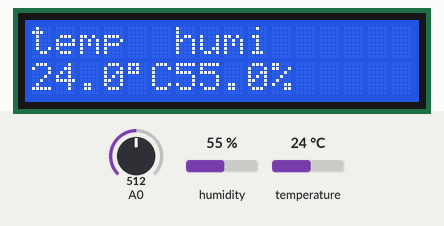
Simulated run of this sketch. Board: ESP8266 (NodeMCU). Shown: 16×2 character LCD. Inputs (shaded band) come from the test bench; at power-on: humidity 55 %, A0 = 512, temperature 24 °C. WiFi joins after 1.5 s; servers stay silent unless stated; uploads are accepted with an empty reply; the Firebase database answers and starts empty; what the sketch prints to the serial monitor is not drawn.

Above: at 4.7 s.
4.8 s: humidity set to 22 %
At 8.8 s:
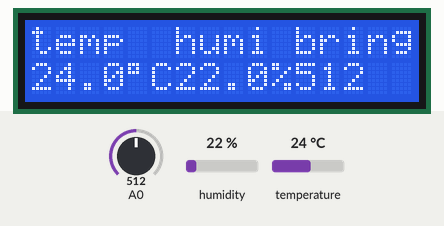
9.1 s: A0 set to 716
At 12.2 s:
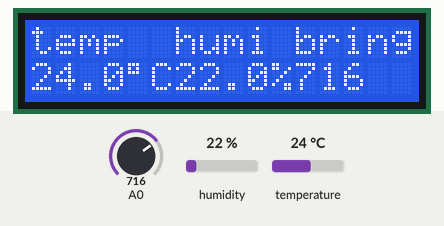
12.7 s: temperature set to 12 °C
At 14.8 s:
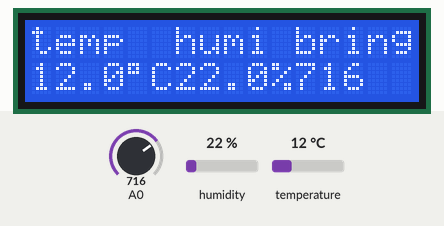
15.4 s: A0 set to 900
At 18.5 s:
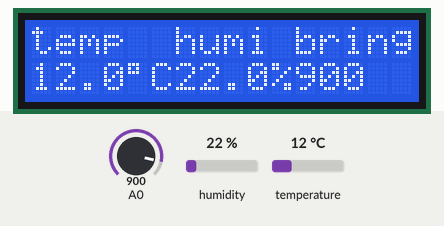
19.3 s: humidity set to 40 %
At 21.7 s:
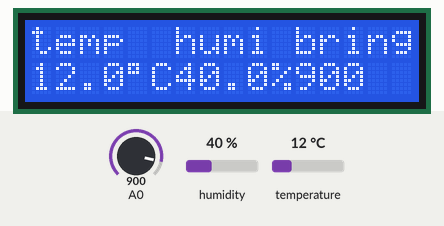
22.2 s: A0 set to 1023
At 24.9 s:
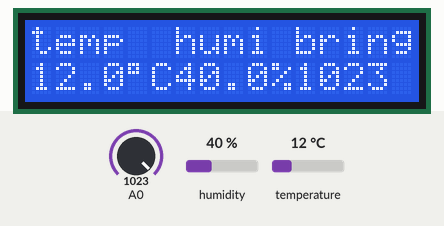
Timing chart, 0 to 26.4 s (numbered marks = the images above; inputs shaded):
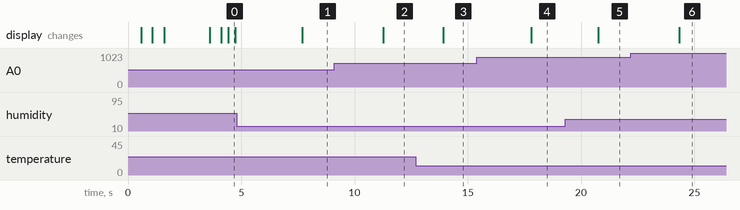

The sketch:

DBbeat.ino
```cpp
#include <Wire.h>
#include <LiquidCrystal_I2C.h>
#include <ESP8266WiFi.h>
#include <FirebaseArduino.h>
#include <DHT.h>
#include <ESP8266WiFiMulti.h>
#include <ESP8266HTTPClient.h>

ESP8266WiFiMulti WiFiMulti;
//sleep
#define SECONDS_DS(seconds) ((seconds)*1000000UL)

//finger


// Config Firebase
#define FIREBASE_HOST "dbms60.firebaseio.com"
#define FIREBASE_AUTH "PuZYC0iRtZEKP1BRgCfNVxhz88i4vMpDs7Sert58"

// Config connect WiFi
//#define WIFI_SSID "Connectify-std"
//#define WIFI_PASSWORD "123456789z"

#define WIFI_SSID "SoKenYo"
#define WIFI_PASSWORD "1234567890"

// Config DHT
#define DHTPIN D3
#define DHTTYPE DHT22

// Set the LCD address to 0x27 in PCF8574 by NXP and Set to 0x3F in PCF8574A
LiquidCrystal_I2C lcd(0x3F, 16, 2);

String name;
DHT dht(DHTPIN, DHTTYPE);
int count = 1;
int fail =1;

void setup() {
  Serial.begin(115200);
  Serial.println("Setup...");
  lcd.begin();
  //lcd.backlight();
  Serial.begin(9600);

  WiFi.mode(WIFI_STA);
  // connect to wifi.
  WiFi.begin(WIFI_SSID, WIFI_PASSWORD);
  Serial.print("connecting");
  lcd.setCursor(0, 0);
  lcd.print("Connecting");

  while (WiFi.status() != WL_CONNECTED) {
    Serial.print(".");
    lcd.print(".");
    delay(500);
  }
  Serial.println();
  Serial.print("connected: ");
  Serial.println(WiFi.localIP());
  lcd.setCursor(0, 1);
  lcd.print("IP:");lcd.print(WiFi.localIP());


  Firebase.begin(FIREBASE_HOST, FIREBASE_AUTH);
  dht.begin();
  delay(2000);
  lcd.clear();
}

void loop() {
  // Read temp & Humidity for DHT22
  int b = analogRead(A0);
  float h = dht.readHumidity();
  float t = dht.readTemperature();
  Serial.println(count);
  if (isnan(h) || isnan(t)) {
    Serial.println("Failed to read from DHT sensor!");
    lcd.setCursor(0, 0);
    lcd.print("Failed to read from DHT sensor!");

    delay(500);
    lcd.clear();
    return;
  }

    if ((WiFiMulti.run() == WL_CONNECTED)) {
    HTTPClient http;
    String url = "http://dbms60.ga/upload.php?temp="+String(t)+String("&humi=")+String(h)+String("&bring=")+String(b);
    Serial.println(url);
    http.begin(url); //HTTP

    int httpCode = http.GET();
    if (httpCode > 0) {
    Serial.printf("[HTTP] GET... code: %d\n", httpCode);
    if (httpCode == HTTP_CODE_OK) {
    String payload = http.getString();
    Serial.println(payload);
    }
    } else {
    Serial.printf("[HTTP] GET... failed, error: %s\n", http.errorToString(httpCode).c_str());
    }
    http.end();
    }

  // append a new value to /temperature
   Firebase.setFloat("DHT22/temp", t);
  if (Firebase.failed()) {
      Serial.print("pushing /temperature failed:");
      Serial.println(Firebase.error());
      return;
  }
  Serial.print("pushed: /temperature/");
  Serial.println(Firebase.getFloat("DHT22/temp"));
  lcd.setCursor(0, 0);
  lcd.print("temp");
  lcd.setCursor(0, 1);
  lcd.print(t,1);lcd.print((char)223);lcd.print("C");

  // append a new value to /temperature
   Firebase.setFloat("DHT22/humi", h);
  if (Firebase.failed()) {
      Serial.print("pushing /humidity failed:");
      Serial.println(Firebase.error());
      return;
  }
  Serial.print("pushed: /humidity/");
  Serial.println(Firebase.getFloat("DHT22/humi"));
  lcd.setCursor(6, 0);
  lcd.print("humi");
  lcd.setCursor(6, 1);
  lcd.print(h,1);lcd.print("%");


  // append a new value to /bringnees
  Firebase.setFloat("DHT22/bring", b);
  if (Firebase.failed()) {
      Serial.print("pushing /bringnees failed:");
      Serial.println(Firebase.error());
      return;
  }
  Serial.print("pushed: /bringness/");
  Serial.println(Firebase.getFloat("DHT22/bring"));
  lcd.setCursor(11, 0);
  lcd.print("bring");
  lcd.setCursor(11, 1);
  lcd.print(b,1);

  if(count == 300){
    StaticJsonBuffer<200> jsonBuffer;
  JsonObject& root = jsonBuffer.createObject();
  root["temperature"] = t;
  root["humidity"] = h;
  root["bringness"] = b;

  // append a new value to /logDHT
  String name = Firebase.push("Status/DHT", root);
  // handle error
  if (Firebase.failed()) {
      Serial.print("pushing /Status/DHT failed:");
      Serial.println(Firebase.error());
      return;
  }
  Serial.print("pushed: /Status/DHT/");
  Serial.println(name);
  count = 1;
  }
  else{
    count = count+1;
  delay(500);
  }
}
```

Measured:
- after the input at 4.8 s, the display: changes after 2.9 s (image 1)
- after the input at 9.1 s, the display: changes after 2.2 s (image 2)
- after the input at 12.7 s, the display: changes after 1.2 s (image 3)
- after the input at 15.4 s, the display: changes after 2.4 s (image 4)
- after the input at 19.3 s, the display: changes after 1.5 s (image 5)
- after the input at 22.2 s, the display: changes after 2.1 s (image 6)
